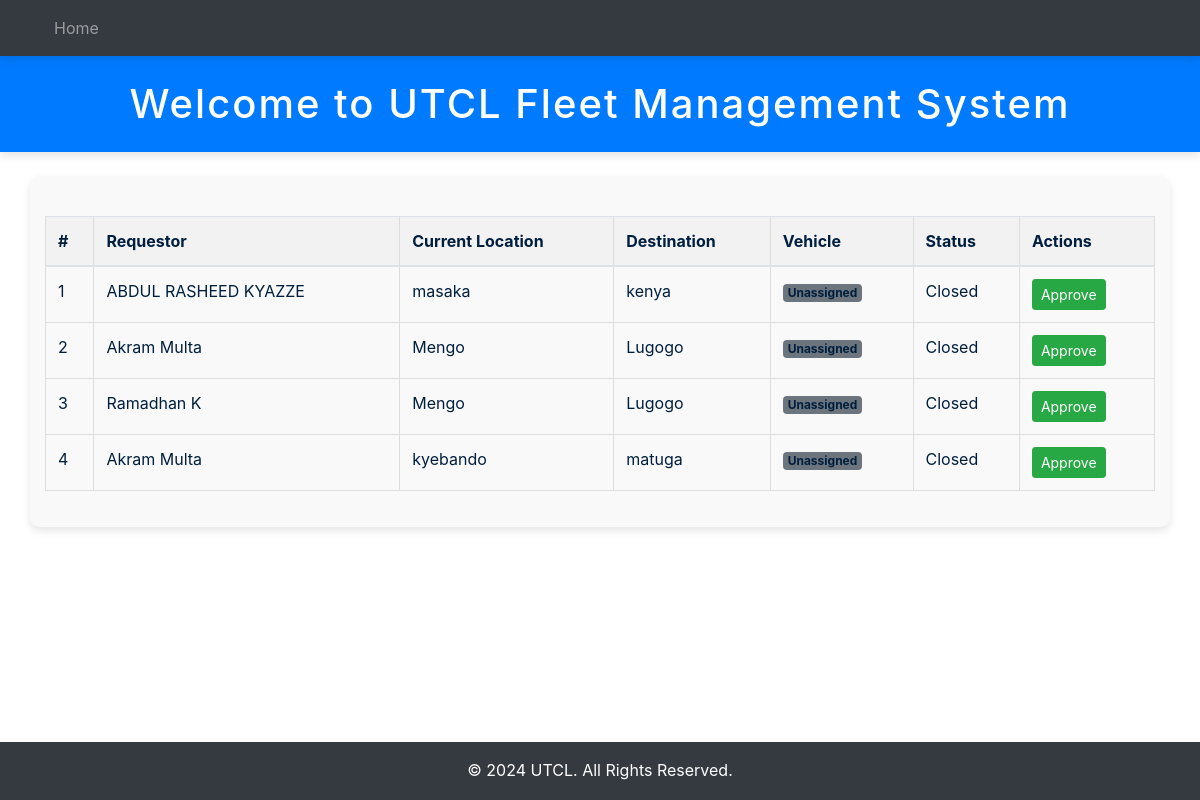
The app's page /requests/, older data.
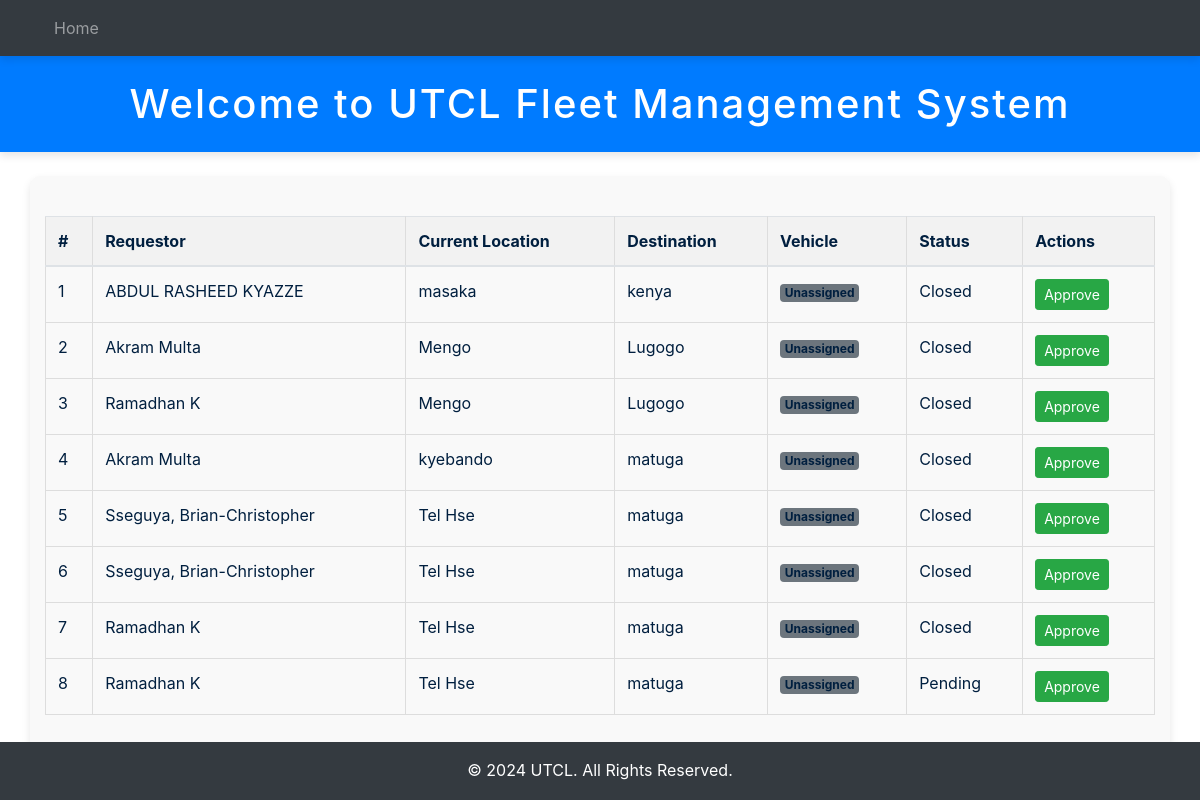
The same page, newer data.
### fleetApp/models.py (models this page shows, shortened)
class Request(models.Model):
    REQUEST_STATE = [
        ("P", "Pending"),
        ("O", "Open"),
        ("C", "Closed"),
    ]
    requestor = models.ForeignKey(Requestor, on_delete=models.CASCADE, related_name="requests")
    request_date = models.DateField(auto_now_add=True)
    current_location = models.CharField(max_length=50)
    destination = models.CharField(max_length=50)
    purpose = models.CharField(max_length=100)
    vehicle = models.ForeignKey('Vehicle', on_delete=models.CASCADE, null=True, blank=True)
    time_of_allocation = models.DateTimeField(null=True, blank=True)
    request_status = models.CharField(max_length=1, choices=REQUEST_STATE, default="P")
    mileage_at_assignment = models.IntegerField(null=True, blank=True)
    mileage_at_return = models.IntegerField(null=True, blank=True)

class Requestor(models.Model):
    name = models.CharField(max_length=50)
    contact = models.CharField(max_length=20)
    email_address = models.EmailField()

### fleetApp/views.py (the view)
# urls.py: path('requests/', views.request_list, name='request_list'),
def request_list(request):
    requests = Request.objects.select_related('requestor', 'vehicle').all()
    context = {
        'requests': requests
    }
    return render(request, 'fleetApp/requisition/request_list.html', context)

### fleetApp/templates/fleetApp/requisition/request_list.html (shortened to what this page needs)
{% extends "main.html" %}
{% block content %}
<table class="table">
    <thead>
        <tr>
            <th>#</th>
            <th>Requestor</th>
            <th>Current Location</th>
            <th>Destination</th>
            <th>Vehicle</th>
            <th>Status</th>
            <th>Actions</th>
        </tr>
    </thead>
    <tbody>
        {% for request in requests %}
        <tr>
            <td>{{ forloop.counter }}</td>
            <td>{{ request.requestor.name }}</td>
            <td>{{ request.current_location }}</td>
            <td>{{ request.destination }}</td>
            <td>
                {% if request.vehicle %}
                    {{ request.vehicle.vehicle_plate }}
                {% else %}
                    <span class="badge bg-secondary">Unassigned</span>
                {% endif %}
            </td>
            <td>{{ request.get_request_status_display }}</td>
            <td>
                <a href="{% url 'approve_request' request.id %}" class="btn btn-sm btn-success">Approve</a>
            </td>
        </tr>
        {% endfor %}
    </tbody>
</table>
{% endblock %}

Row changes from the older to the newer data that the page shows:
added Request: requestor.name "Sseguya, Brian-Christopher", current_location "Tel Hse", destination "matuga", shows "Unassigned", request_status "Closed"
added Request: requestor.name "Sseguya, Brian-Christopher", current_location "Tel Hse", destination "matuga", shows "Unassigned", request_status "Closed"
added Request: requestor.name "Ramadhan K", current_location "Tel Hse", destination "matuga", shows "Unassigned", request_status "Closed"
added Request: requestor.name "Ramadhan K", current_location "Tel Hse", destination "matuga", shows "Unassigned", request_status "Pending"
